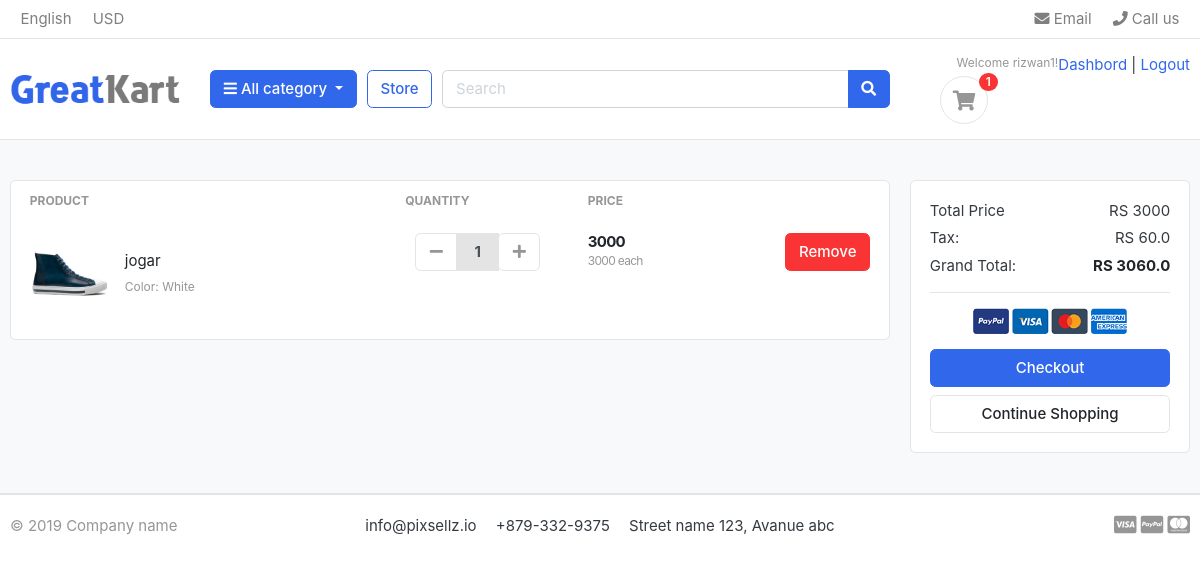
Before: /cart/ (signed in) with the older database file.
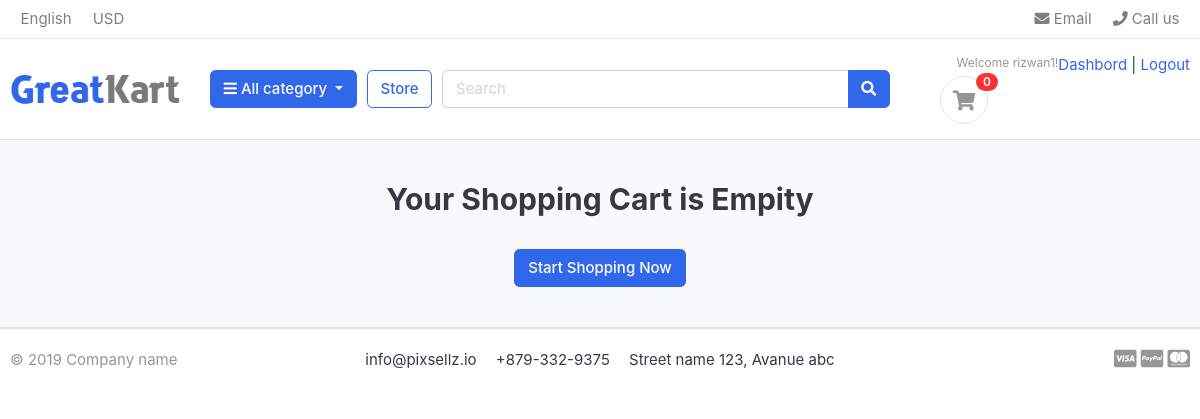
After: the same page with the newer database file.
### carts/models.py (models this page shows, shortened)
class CartItem(models.Model):
    user = models.ForeignKey(Account, on_delete=models.CASCADE, null=True)
    product = models.ForeignKey(Product, on_delete=models.CASCADE)
    variations = models.ManyToManyField(Variation, blank= True)
    cart = models.ForeignKey(Cart, on_delete=models.CASCADE, null=True)
    quantity = models.IntegerField()
    is_active = models.BooleanField(default= True)
    def sub_total(self):
        return self.product.price * self.quantity  # this method calculates the subtotal of each product in the cart item.

### store/models.py (models this page shows, shortened)
class Product(models.Model):
    product_name = models.CharField(max_length=200, unique= True)
    slug = models.SlugField(max_length=200, unique=True)
    description = models.TextField(max_length=1000, blank=True)
    price = models.IntegerField()
    images = models.ImageField(upload_to = 'photos/products')
    stock = models.IntegerField()
    is_available = models.BooleanField(default= True)
    category = models.ForeignKey(Category, on_delete=models.CASCADE)
    created_date = models.DateTimeField(auto_now_add=True)
    modified_date = models.DateTimeField(auto_now=True)
    def get_url(self):
        return reverse('product_detail', args=[self.category.slug, self.slug])

class Variation(models.Model):
    product = models.ForeignKey(Product, on_delete=models.CASCADE)
    variation_category = models.CharField(max_length=100, choices=variation_category_choices)
    variation_value = models.CharField(max_length=100)
    is_active = models.BooleanField(default=True)
    created_date = models.DateTimeField(auto_now=True)
    objects = VariationManager()

### carts/views.py (the view)
# urls.py: path('cart/',include('carts.urls')),
def cart(request, total = 0, quantity = 0, cart_item = None):
    try:
        tax = 0
        grand_total = 0
        if request.user.is_authenticated:
            cart_items = CartItem.objects.filter(user = request.user, is_active=True)
        else:
            cart = Cart.objects.get(cart_id=_cart_id(request))
            cart_items = CartItem.objects.filter(cart=cart, is_active=True)
        for cart_item in cart_items:
            total += (cart_item.product.price * cart_item.quantity)
            quantity += cart_item.quantity
        tax = (2 * total) / 100
        grand_total = total + tax
    except ObjectDoesNotExist:
        pass
    context = {
        'total': total,
        'quantity': quantity,
        'cart_items': cart_items,
        'tax': tax,
        'grand_total': grand_total,
    }
    return render(request, 'store/cart.html', context)

### carts/context_processors.py (called while the page is built)
def counter(request):
    cart_count = 0
    if 'admin' in request.path:
        return {}
    else:
        try:
            cart = Cart.objects.filter(cart_id=_cart_id(request))
            if request.user.is_authenticated:
                cart_items = CartItem.objects.all().filter(user=request.user)
            else:
                cart_items = CartItem.objects.all().filter(cart = cart[:1])
            for cart_item in cart_items:
                cart_count += cart_item.quantity
        except CartItem.DoesNotExist:
            cart_count = 0
    return dict(cart_count = cart_count)

### carts/views.py (called while the page is built)
def _cart_id(request):
    cart = request.session.session_key
    if not cart:
        cart = request.session.create()
    return cart

### category/context_processors.py (called while the page is built)
def menu_links(request):
    links = Category.objects.all()
    return dict(link = links)

### templates/store/cart.html (shortened to what the changed rows need)
{% extends 'base.html'%}
{% load static %}
{% block content%}
<section class="section-content padding-y bg">
    <div class="container">
    {% if not cart_items%}
        <h2 class = "text-center">Your Shopping Cart is Empity</h2>
        <br>
        <div class = "text-center">
            <a href="{% url 'store' %}" class="btn btn-primary">Start Shopping Now</a>
        </div>
    {% else %}
    <div class="row">
        <aside class="col-lg-9">
    <div class="card">
    <table class="table table-borderless table-shopping-cart">
    <thead class="text-muted">
    <tr class="small text-uppercase">
      <th scope="col">Product</th>
      <th scope="col" width="120">Quantity</th>
      <th scope="col" width="120">Price</th>
      <th scope="col" class="text-right" width="200"> </th>
    </tr>
    </thead>
    <tbody>
    {%for cart_item in cart_items %}
    <tr>
        <td>
            <figure class="itemside align-items-center">
                <div class="aside"><img src="{{cart_item.product.images.url}}" class="img-sm"></div>
                <figcaption class="info">
                    <a href="{{ cart_item.product.get_url }}" class="title text-dark">{{cart_item.product.product_name}}</a>
                    <p class="text-muted small">
                        {% if cart_item.variations.all %}
                            {% for item in cart_item.variations.all %}
                                {{ item.variation_category|capfirst }}: {{ item.variation_value|capfirst }} <br>
                            {% endfor %}
                        {% else %}
                            No variations available.
                        {% endif %}
                    </p>
                </figcaption>
            </figure>
        </td>
        <td>
                        <div class="col">
                            <div class="input-group input-spinner">
                                <div class="input-group-prepend">
                                    <a href="{% url 'remove_cart' cart_item.product.id cart_item.id %}" class="btn btn-light" id="button-minus" role="button">
                                        <i class="fa fa-minus"></i>
                                    </a>
                                </div>
                                <input type="text" class="form-control" value="{{ cart_item.quantity }}" readonly>
                                <div class="input-group-append">
                                    <form action="{% url 'add_cart' cart_item.product.id %}" method="POST">
                                        <button class="btn btn-light" type="submit" id="button-plus">
                                            <i class="fa fa-plus"></i>
                                        </button>
                                    </form>
                                </div>
                            </div>
                        </div>
        </td>
        <td>
            <div class="price-wrap">
                <var class="price">{{cart_item.sub_total}}</var>
                <small class="text-muted"> {{ cart_item.product.price}} each </small>
            </div>
        </td>
        <td class="text-right">
            <a href="{% url 'remove_cart_item' cart_item.product.id cart_item.id %}" onclick="return confirm('Are you sure you want to delete this item?')" class="btn btn-danger">Remove</a>
        </td>
    </tr>
   {% endfor %}
    </tbody>
    </table>
    </div>
        </aside>
        <aside class="col-lg-3">
            <div class="card">
            <div class="card-body">
                <dl class="dlist-align">
                  <dt>Total Price</dt>
                  <dd class="text-right"> RS {{total}}</dd>
                </dl>
                <dl class="dlist-align">
                  <dt>Tax:</dt>
                  <dd class="text-right"> RS {{tax}}</dd>
                </dl>
                <dl class="dlist-align">
                  <dt>Grand Total:</dt>
                  <dd class="text-right text-dark b"><strong>RS {{grand_total}}</strong></dd>
                </dl>
                <hr>
                <p class="text-center mb-3">
                    <img src="{%static './images/misc/payments.png'%}" height="26">
                </p>
                <a href="{% url 'checkout' %}" class="btn btn-primary btn-block"> Checkout </a>
                <a href="{% url 'store'%}" class="btn btn-light btn-block">Continue Shopping</a>
            </div>
            </div>
    </aside>
    </div>
    {% endif %}
    </div>
    </section>
{% endblock %}

### templates/includes/navbar.html (shortened to what this page needs)
{%load static%}
<header class="section-header">
    <nav class="navbar p-md-0 navbar-expand-sm navbar-light border-bottom">
    <div class="container">
      <div class="collapse navbar-collapse" id="navbarTop4">
        <ul class="navbar-nav mr-auto">
            <li class="nav-item dropdown">
                 <a href="#" class="nav-link">   English </a>
            </li>
            <li class="nav-item dropdown">
                <a href="#" class="nav-link"> USD </a>
            </li>
        </ul>
        <ul class="navbar-nav">
            <li><a href="#" class="nav-link"> <i class="fa fa-envelope"></i> Email </a></li>
            <li><a href="#" class="nav-link"> <i class="fa fa-phone"></i> Call us </a></li>
        </ul>
      </div>
    </div>
    </nav>
    <section class="header-main border-bottom">
        <div class="container">
    <div class="row align-items-center">
        <div class="col-lg-2 col-md-3 col-6">
            <a href="{% url 'home'%}" class="brand-wrap">
                <img class="logo" src="{%static './images/logo.png'%}">
            </a>
        </div>
        <div class="col-lg col-sm col-md col-6 flex-grow-0">
            <div class="category-wrap dropdown d-inline-block float-right">
                <button type="button" class="btn btn-primary dropdown-toggle" data-toggle="dropdown">
                    <i class="fa fa-bars"></i> All category
                </button>
            </div>
        </div>
        <a href="{% url 'store'%}" class="btn btn-outline-primary">Store</a>
        <div class="col-lg  col-md-6 col-sm-12 col">
            <form action="{% url 'search'%}" class="search" method="GET">
                <div class="input-group w-100">
                    <input type="text" class="form-control" style="width:60%;" placeholder="Search" name="keyword">
                    <div class="input-group-append">
                      <button class="btn btn-primary" type="submit">
                        <i class="fa fa-search"></i>
                      </button>
                    </div>
                </div>
            </form>
        </div>
        <div class="col-lg-3 col-sm-6 col-8 order-2 order-lg-3">
                    <div class="d-flex justify-content-end mb-3 mb-lg-0">
                        {% if user.id is None %}
                        <div class="widget-header">
                            <small class="title text-muted">Welcome guest!</small>
                            <div>
                                <a href="{% url 'login' %}">Sign in</a> <span class="dark-transp"> | </span>
                                <a href="{% url 'register' %}"> Register</a>
                            </div>
                        </div>
                        {% else %}
                            <small class="title text-muted">Welcome {{user.first_name}}!</small>
                            <div>
                                <a href="{% url 'dashboard' %}">Dashbord</a> <span class="dark-transp"> | </span>
                                <a href="{% url 'logout' %}"> Logout </a>
                            </div>
                        </div>
                        {% endif %}
                        <a href="{% url 'cart' %}" class="widget-header pl-3 ml-3">
                            <div class="icon icon-sm rounded-circle border"><i class="fa fa-shopping-cart"></i></div>
                            <span class="badge badge-pill badge-danger notify">{{cart_count}}</span>
                        </a>
                    </div>
                </div>
    </div>
    </section>
    </header>

Changed rows visible on the page:
removed CartItem: product.images (picture), product.product_name "jogar", quantity "1", sub_total "3000", product.price "3000"
no longer on this page (row unchanged): Variation: variation_category "Color", variation_value "White"
Other visible differences:
{{ cart_count }}: "1" → "0"
{{ total }}: "3000" → (not shown)
{{ tax }}: "60.0" → (not shown)
{{ grand_total }}: "3060.0" → (not shown)
text no longer shown: "PRODUCT QUANTITY PRICE Total Price RS Tax: RS Grand Total: RS Checkout Continue Shopping"
text now shown: "Your Shopping Cart is Empity Start Shopping Now"
